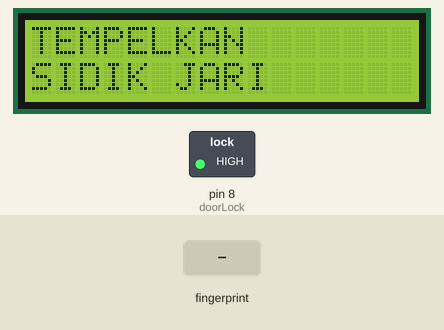
This sketch was run on a simulated Arduino Uno, built with avr-gcc and run on an emulated ATmega328P. Shown: 16×2 character LCD, switched loads named in the sketch (green lamp = pin HIGH). The test bench sets the inputs (shaded band). What the sketch prints to the serial monitor is not drawn.

Above: at 2.6 s.
2.7 s: finger stored as number 1 placed on the sensor
At 3.5 s:
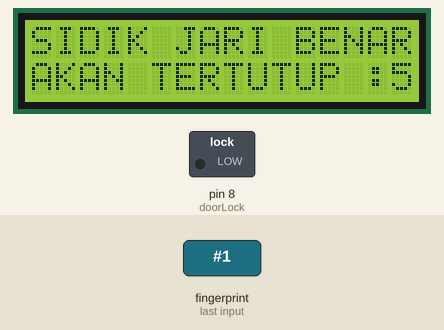
At 8.3 s:
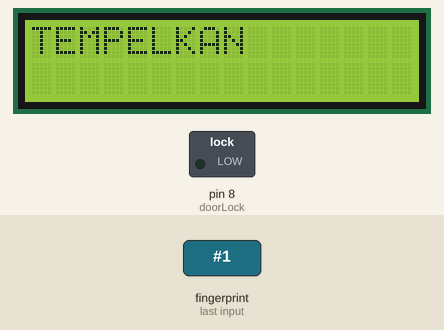
Timing chart, 0 to 10.0 s (numbered marks = the images above; inputs shaded):
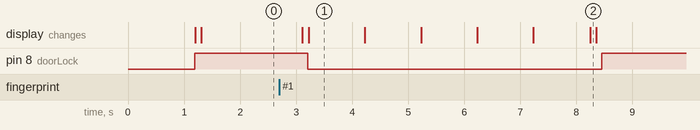

The sketch:

sketch_fingerprintdoorlock.ino
```cpp
#include <Adafruit_Fingerprint.h>
#include <SPI.h>
#include <Wire.h>
#include <LiquidCrystal_I2C.h>
#include <SoftwareSerial.h>

SoftwareSerial mySerial(2, 3); //Inisialisasi serial RX TX modul fingerprint
LiquidCrystal_I2C lcd(0X27, 16, 2); //Inisialisasi I2C LCD
int doorLock = 8; //pin untuk sinyal doorlock

Adafruit_Fingerprint finger = Adafruit_Fingerprint(&mySerial);

void setup()
{
Serial.begin(9600);
while (!Serial);
delay(100);
Serial.println("n\nAdafruit finger detect test");

// set the data rate for the sensor serial port
finger.begin(57600);

if (finger.verifyPassword()) {
Serial.println("Found fingerprint sensor!");
} else {
Serial.println("Did not find fingerprint sensor :(");
while (1) { delay(1); }
}

finger.getTemplateCount();
Serial.print("Sensor contains ");
Serial.print(finger.templateCount);
Serial.println(" templates");
Serial.println("Waiting for valid finger...");

lcd.begin();
lcd.clear();

pinMode(doorLock, OUTPUT);
digitalWrite(doorLock, HIGH);
lcd.setBacklight(HIGH);
lcd.setCursor(0,0); //set koordinat LCD
lcd.print("TEMPELKAN");
delay(100);
lcd.setCursor(0,1);
lcd.print("SIDIK JARI");
delay(100);
}


void loop()
{
getFingerprintID();
delay(50);
}


//------------------------------------------------------------
uint8_t getFingerprintID() {
uint8_t p = finger.getImage();
switch (p) {
case FINGERPRINT_OK:
Serial.println("Image taken");
break;
case FINGERPRINT_NOFINGER:
Serial.println("No finger detected");
return p;
case FINGERPRINT_PACKETRECIEVEERR:
Serial.println("Communication error");
return p;
case FINGERPRINT_IMAGEFAIL:
Serial.println("Imaging error");
return p;
default:
Serial.println("Unknown error");
return p;
}

// OK success!

p = finger.image2Tz();
switch (p) {
case FINGERPRINT_OK:
Serial.println("Image converted");
break;
case FINGERPRINT_IMAGEMESS:
Serial.println("Image too messy");
return p;
case FINGERPRINT_PACKETRECIEVEERR:
Serial.println("Communication error");
return p;
case FINGERPRINT_FEATUREFAIL:
Serial.println("Could not find fingerprint features");
return p;
case FINGERPRINT_INVALIDIMAGE:
Serial.println("Could not find fingerprint features");
return p;
default:
Serial.println("Unknown error");
return p;
}

// OK converted!---------------------------------------------
p = finger.fingerFastSearch();
if (p == FINGERPRINT_OK) { //jika fingerprint terdeteksi
Serial.println("Found a print match!");
lcd.clear();
lcd.setCursor(0,0);
lcd.print("SIDIK JARI BENAR");
delay (100);

digitalWrite(doorLock, LOW);
lcd.setCursor(0,1);
lcd.print("AKAN TERTUTUP : ");
for(int i=5; i>0; i--)
{
lcd.setCursor (15,1); lcd.print(i);
delay (1000);
}
lcd.clear();
lcd.setCursor(0,0);
lcd.print("TEMPELKAN");
delay(100);
lcd.setCursor(0,1);
lcd.print("SIDIK JARI");
delay(100);
digitalWrite(doorLock, HIGH);
}
else if (p == FINGERPRINT_PACKETRECIEVEERR) {
Serial.println("Communication error");
return p;
}
else if (p == FINGERPRINT_NOTFOUND) { //jika fingerprint salah
Serial.println("Did not find a match");

lcd.clear();
lcd.setCursor(0,0);
lcd.print("SIDIK JARI SALAH  ");
delay (100);
lcd.setCursor(0,1);
lcd.print("COBA LAGI");
delay (2000);

lcd.clear();
lcd.setCursor(0,0);
lcd.print("TEMPELKAN");
delay(100);
lcd.setCursor(0,1);
lcd.print("SIDIK JARI");
delay(100);
return p;
}
else {
Serial.println("Unknown error");
lcd.clear();
lcd.setCursor(0,0);
lcd.print("??");
delay (100);
return p;
}

// found a match!
Serial.print("Found ID #"); Serial.print(finger.fingerID);
Serial.print(" with confidence of "); Serial.println(finger.confidence);

return finger.fingerID;
}
//-----------------------------------------------------------------------------
```

Measured:
- after the input at 2.7 s, pin 8 (doorLock): HIGH → LOW after 0.51 s, → HIGH 5.2 s later; the display: first changes after 0.41 s (image 1 shows a later state)
- what the display in image 1 shows lasts 1.0 s, from 3.2 s to 4.2 s
